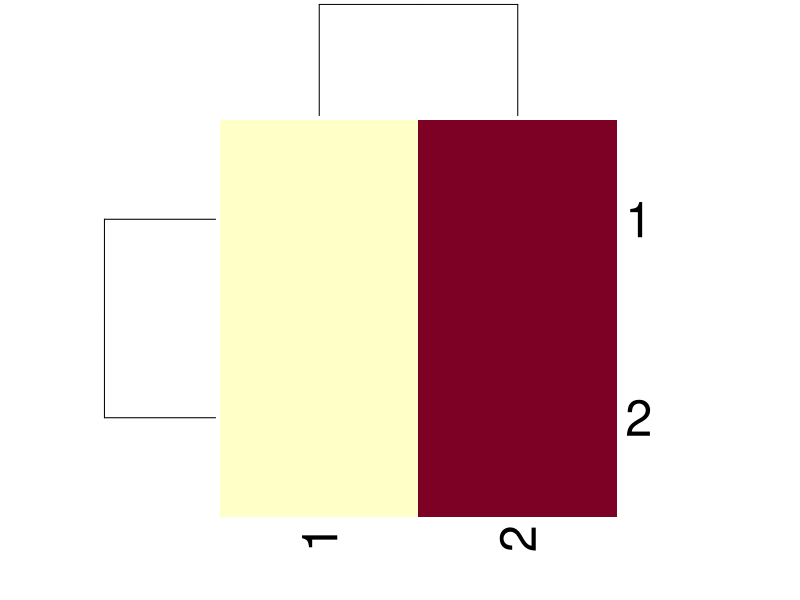

Here is the R script that generated this plot:
# Create a vector of numbers from 1 to 5
my_vector <- c(1, 2, 3, 4, 5)

# Calculate the mean of the vector
mean(my_vector)

# Create a matrix of random numbers
my_matrix <- matrix(rnorm(25), nrow=5, ncol=5)

# Subset the matrix to include only the first two rows and columns
my_subset <- my_matrix[1:2, 1:2]

# Plot the subset as a heatmap
heatmap(my_subset)

